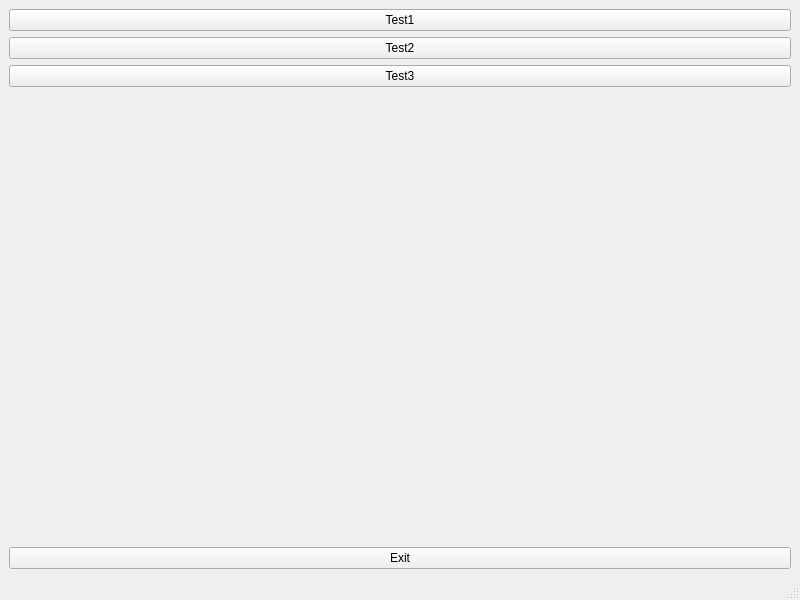
<?xml version="1.0" encoding="UTF-8"?>
<ui version="4.0">
 <class>MainWindow</class>
 <widget class="QMainWindow" name="MainWindow">
  <property name="geometry">
   <rect>
    <x>0</x>
    <y>0</y>
    <width>800</width>
    <height>600</height>
   </rect>
  </property>
  <property name="windowTitle">
   <string>MainWindow</string>
  </property>
  <widget class="QWidget" name="centralwidget">
   <layout class="QVBoxLayout" name="verticalLayout">
    <item>
     <widget class="QPushButton" name="pushButtonTest1">
      <property name="text">
       <string>Test1</string>
      </property>
     </widget>
    </item>
    <item>
     <widget class="QPushButton" name="pushButtonTest2">
      <property name="text">
       <string>Test2</string>
      </property>
     </widget>
    </item>
    <item>
     <widget class="QPushButton" name="pushButtonTest3">
      <property name="text">
       <string>Test3</string>
      </property>
     </widget>
    </item>
    <item>
     <spacer name="verticalSpacer">
      <property name="orientation">
       <enum>Qt::Vertical</enum>
      </property>
      <property name="sizeHint" stdset="0">
       <size>
        <width>20</width>
        <height>40</height>
       </size>
      </property>
     </spacer>
    </item>
    <item>
     <widget class="QPushButton" name="pushButtonExit">
      <property name="text">
       <string>Exit</string>
      </property>
     </widget>
    </item>
   </layout>
  </widget>
  <widget class="QMenuBar" name="menubar">
   <property name="geometry">
    <rect>
     <x>0</x>
     <y>0</y>
     <width>800</width>
     <height>25</height>
    </rect>
   </property>
  </widget>
  <widget class="QStatusBar" name="statusbar"/>
 </widget>
 <resources/>
 <connections>
  <connection>
   <sender>pushButtonExit</sender>
   <signal>clicked()</signal>
   <receiver>MainWindow</receiver>
   <slot>close()</slot>
   <hints>
    <hint type="sourcelabel">
     <x>399</x>
     <y>550</y>
    </hint>
    <hint type="destinationlabel">
     <x>399</x>
     <y>299</y>
    </hint>
   </hints>
  </connection>
 </connections>
</ui>
